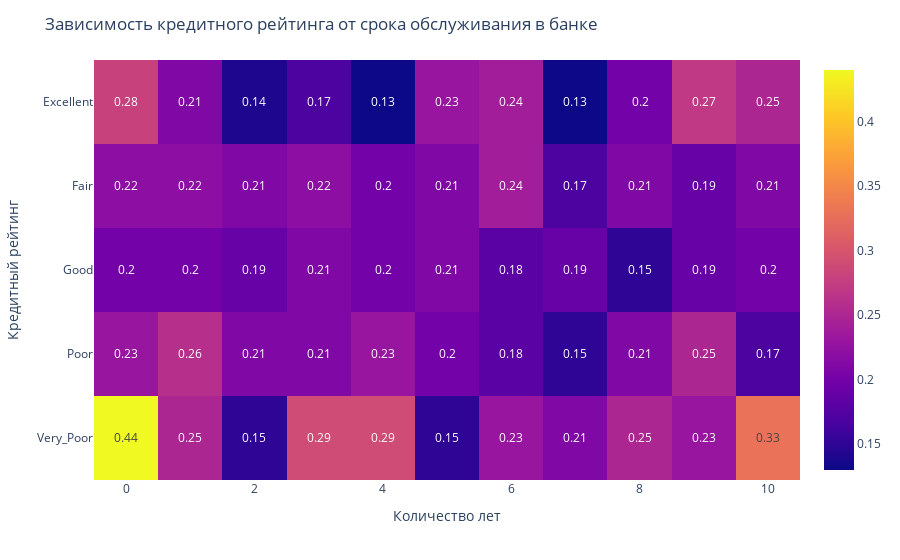

The cell this chart's notebook holds for it:
### Code cell
#строим тепловую карту
fig = px.imshow(pivot_credit, text_auto=True)
fig.update_layout(
    title="Зависимость кредитного рейтинга от срока обслуживания в банке",
    xaxis_title="Количество лет",
    yaxis_title="Кредитный рейтинг",
 
    )
fig.show()

### Figure 1 — Plotly figure (JSON) as saved in the notebook; plotly's stock layout.template omitted (floating-point values rounded to 4 significant figures)
{"data": [{"coloraxis": "coloraxis", "hovertemplate": "Tenure: %{x}<br>CreditScoreCat: %{y}<br>color: %{z}<extra></extra>", "name": "0", "texttemplate": "%{z}", "type": "heatmap", "x": [0, 1, 2, 3, 4, 5, 6, 7, 8, 9, 10], "xaxis": "x", "y": ["Excellent", "Fair", "Good", "Poor", "Very_Poor"], "yaxis": "y", "z": [[0.28, 0.21, 0.14, 0.17, 0.13, 0.23, 0.24, 0.13, 0.2, 0.27, 0.25], [0.22, 0.22, 0.21, 0.22, 0.2, 0.21, 0.24, 0.17, 0.21, 0.19, 0.21], [0.2, 0.2, 0.19, 0.21, 0.2, 0.21, 0.18, 0.19, 0.15, 0.19, 0.2], [0.23, 0.26, 0.21, 0.21, 0.23, 0.2, 0.18, 0.15, 0.21, 0.25, 0.17], [0.44, 0.25, 0.15, 0.29, 0.29, 0.15, 0.23, 0.21, 0.25, 0.23, 0.33]]}], "layout": {"coloraxis": {"colorscale": [[0, "#0d0887"], [0.1111, "#46039f"], [0.2222, "#7201a8"], [0.3333, "#9c179e"], [0.4444, "#bd3786"], [0.5556, "#d8576b"], [0.6667, "#ed7953"], [0.7778, "#fb9f3a"], [0.8889, "#fdca26"], [1, "#f0f921"]]}, "margin": {"t": 60}, "title": {"text": "Зависимость кредитного рейтинга от срока обслуживания в банке"}, "xaxis": {"anchor": "y", "constrain": "domain", "domain": [0, 1], "scaleanchor": "y", "title": {"text": "Количество лет"}}, "yaxis": {"anchor": "x", "autorange": "reversed", "constrain": "domain", "domain": [0, 1], "title": {"text": "Кредитный рейтинг"}}}}
